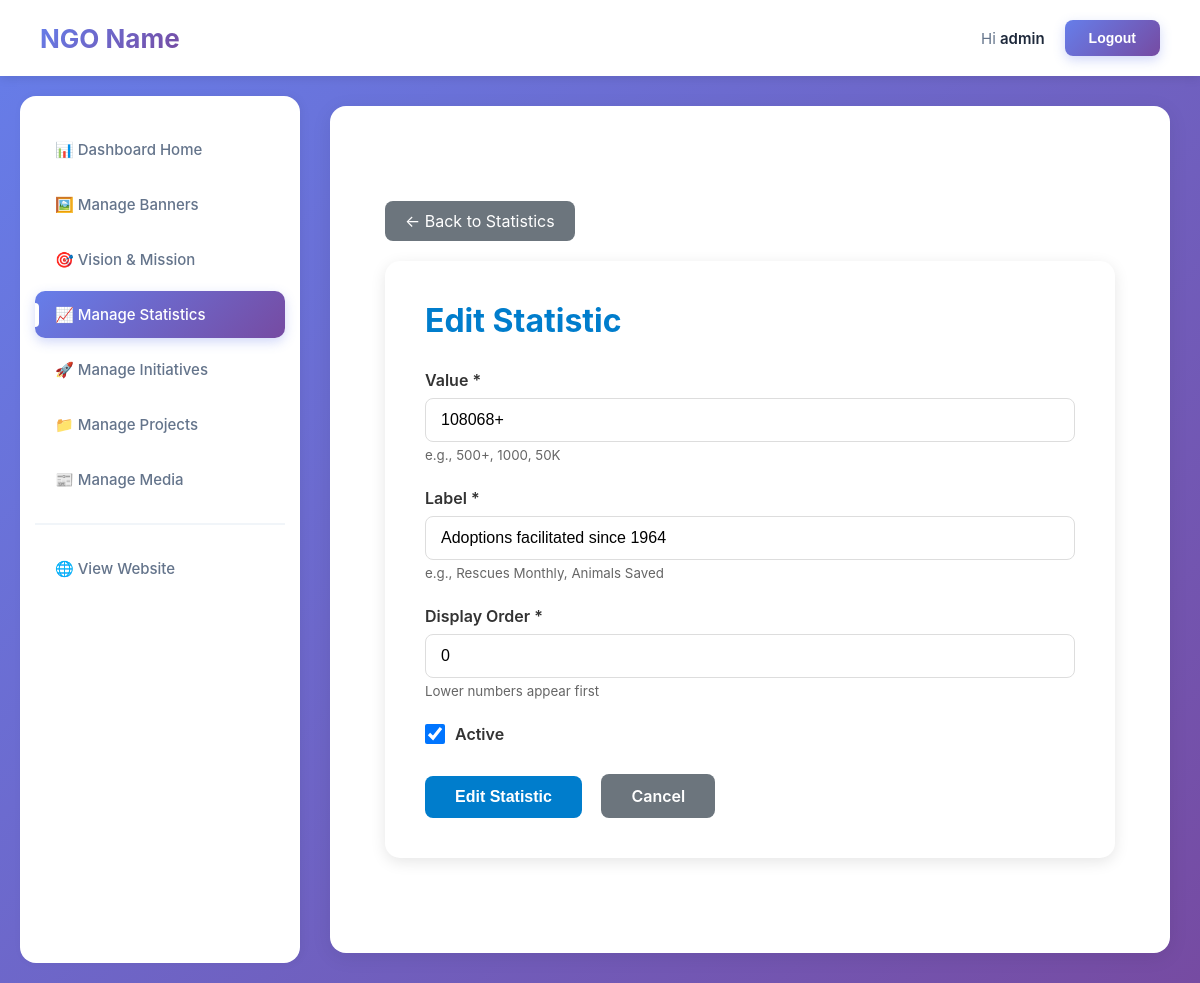
The app's page /dashboard/manage-statistic/edit/5/ (signed in) with its own data.
### Homepage/models.py (models this page shows, shortened)
class Statistic(models.Model):
    label = models.CharField(max_length=100, help_text="e.g., Rescues Monthly")
    value = models.CharField(max_length=50, help_text="e.g., 500+")
    order = models.IntegerField(default=0, help_text="Lower numbers appear first")
    status = models.BooleanField(default=True, help_text="Active/Inactive")
    created_at = models.DateTimeField(default=timezone.now, editable=False)
    updated_at = models.DateTimeField(auto_now=True)
    class Meta:
        ordering = ['order', '-created_at']
        verbose_name = "Statistic"
        verbose_name_plural = "Statistics"

### Homepage/views.py (the view)
# urls.py: path('dashboard/manage-statistic/edit/<int:pk>/', views.manage_statistic_edit, name='dashboard_manage_statistic_edit'),
@staff_member_required(login_url='/auth/login/')
def manage_statistic_edit(request, pk):
    statistic = get_object_or_404(Statistic, pk=pk)
    if request.method == 'POST':
        form = StatisticForm(request.POST, instance=statistic)
        if form.is_valid():
            form.save()
            messages.success(request, 'Statistic updated successfully!')
            return redirect('dashboard_manage_statistic')
        else:
            messages.error(request, 'Please correct the errors below.')
    else:
        form = StatisticForm(instance=statistic)
    return render(request, 'dashboard/statistic_form.html', {'form': form, 'action': 'Edit'})

### Homepage/forms.py
class StatisticForm(forms.ModelForm):
    class Meta:
        model = Statistic
        fields = ['label', 'value', 'order', 'status']
        widgets = {
            'label': forms.TextInput(attrs={
                'class': 'form-control',
                'placeholder': 'e.g., Rescues Monthly'
            }),
            'value': forms.TextInput(attrs={
                'class': 'form-control',
                'placeholder': 'e.g., 500+'
            }),
            'order': forms.NumberInput(attrs={
                'class': 'form-control',
                'placeholder': 'Display order'
            }),
            'status': forms.CheckboxInput(attrs={
                'class': 'form-check-input'
            }),
        }

### Homepage/templates/dashboard/statistic_form.html (shortened to what this page needs)
{% extends 'dashboard/base.html' %}
{% load static %}
{% block content %}
<div class="dashboard-container">
    <a href="{% url 'dashboard_manage_statistic' %}" class="btn-back">← Back to Statistics</a>
    <div class="form-container">
        <h1>{{ action }} Statistic</h1>
        <form method="post">
            <div class="form-group">
                <label for="{{ form.value.id_for_label }}">Value *</label>
                {{ form.value }}
                <small style="color: #666; display: block; margin-top: 5px;">e.g., 500+, 1000, 50K</small>
            </div>
            <div class="form-group">
                <label for="{{ form.label.id_for_label }}">Label *</label>
                {{ form.label }}
                <small style="color: #666; display: block; margin-top: 5px;">e.g., Rescues Monthly, Animals Saved</small>
            </div>
            <div class="form-group">
                <label for="{{ form.order.id_for_label }}">Display Order *</label>
                {{ form.order }}
                <small style="color: #666; display: block; margin-top: 5px;">Lower numbers appear first</small>
            </div>
            <div class="form-group">
                <div class="form-check">
                    {{ form.status }}
                    <label for="{{ form.status.id_for_label }}">Active</label>
                </div>
            </div>
            <div style="margin-top: 30px;">
                <button type="submit" class="btn-submit">{{ action }} Statistic</button>
                <a href="{% url 'dashboard_manage_statistic' %}" class="btn-cancel">Cancel</a>
            </div>
        </form>
    </div>
</div>
{% endblock %}

### Homepage/templates/dashboard/base.html (shortened to what this page needs)
<!DOCTYPE html>
<html lang="en">
<head>
</head>
<body>
    <header class="header">
        <h1>NGO Name</h1>
        <nav class="header-nav">
            <span>Hi <strong>{{ request.user.username }}</strong></span>
            <form action="{% url 'admin:logout' %}" method="post" style="display: inline;">
                <button type="submit" class="logout-button">Logout</button>
            </form>
        </nav>
    </header>
    <div class="container">
        <aside class="sidebar">
            <ul class="sidebar-nav">
                <li>
                    <a href="{% url 'dashboard_home' %}"
                       class="{% if request.resolver_match.url_name == 'dashboard_home' %}active{% endif %}">
                        📊 Dashboard Home
                    </a>
                </li>
                <li>
                    <a href="{% url 'dashboard_manage_slider' %}"
                       class="{% if 'slider' in request.resolver_match.url_name %}active{% endif %}">
                        🖼️ Manage Banners
                    </a>
                </li>
                <li>
                    <a href="{% url 'dashboard_manage_vision' %}"
                       class="{% if 'vision' in request.resolver_match.url_name %}active{% endif %}">
                        🎯 Vision & Mission
                    </a>
                </li>
                <li>
                    <a href="{% url 'dashboard_manage_statistic' %}"
                       class="{% if 'statistic' in request.resolver_match.url_name %}active{% endif %}">
                        📈 Manage Statistics
                    </a>
                </li>
                <li>
                    <a href="{% url 'dashboard_manage_initiative' %}"
                       class="{% if 'initiative' in request.resolver_match.url_name %}active{% endif %}">
                        🚀 Manage Initiatives
                    </a>
                </li>
                <li>
                    <a href="{% url 'dashboard_manage_project' %}"
                       class="{% if 'projects' in request.resolver_match.url_name %}active{% endif %}">
                        📁 Manage Projects
                    </a>
                </li>
                <li>
                    <a href="{% url 'dashboard_manage_media_home' %}"
                        class="">
                        📰 Manage Media
                    </a>
                </li>
                <li style="margin-top: 20px; padding-top: 20px; border-top: 2px solid #f1f5f9;">
                    <a href="{% url 'home' %}" target="_blank">
                        🌐 View Website
                    </a>
                </li>
            </ul>
        </aside>
        <main class="main-content">
            <div class="content-wrapper">
                {% block content %}{% endblock %}
            </div>
        </main>
    </div>
</body>
</html>

### Homepage/templates/dashboard/base.html (style rules this page uses)
* { margin: 0; padding: 0; box-sizing: border-box; }
body { font-family: -apple-system, BlinkMacSystemFont, "Segoe UI", Roboto, "Helvetica Neue", Arial, sans-serif; background: linear-gradient(135deg, #667eea 0%, #764ba2 100%); min-height: 100vh; color: #333; }
.header { display: flex; justify-content: space-between; align-items: center; padding: 20px 40px; background: white; box-shadow: 0 2px 10px rgba(0, 0, 0, 0.1); position: sticky; top: 0; z-index: 100; }
.header h1 { font-size: 26px; font-weight: 700; color: #1e293b; background: linear-gradient(135deg, #667eea, #764ba2); -webkit-background-clip: text; -webkit-text-fill-color: transparent; background-clip: text; }
.header-nav { display: flex; align-items: center; gap: 20px; color: #64748b; font-size: 15px; }
.header-nav strong { color: #1e293b; font-weight: 600; }
.logout-button { background: linear-gradient(135deg, #667eea, #764ba2); color: white; border: none; padding: 10px 24px; border-radius: 8px; font-weight: 600; font-size: 14px; cursor: pointer; transition: all 0.3s ease; box-shadow: 0 4px 12px rgba(102, 126, 234, 0.3); }
.container { display: flex; max-width: 1600px; margin: 0 auto; min-height: calc(100vh - 70px); }
.sidebar { width: 280px; background: white; padding: 30px 0; box-shadow: 2px 0 10px rgba(0, 0, 0, 0.05); margin: 20px 0 20px 20px; border-radius: 16px; }
.sidebar-nav { list-style: none; padding: 0 15px; }
.sidebar-nav li { margin-bottom: 8px; }
.sidebar-nav a { display: block; padding: 14px 20px; text-decoration: none; color: #64748b; font-size: 15px; font-weight: 500; border-radius: 10px; transition: all 0.3s ease; position: relative; }
.sidebar-nav a.active { background: linear-gradient(135deg, #667eea, #764ba2); color: white; box-shadow: 0 4px 12px rgba(102, 126, 234, 0.3); }
.sidebar-nav a.active::before { content: ''; position: absolute; left: 0; top: 50%; transform: translateY(-50%); width: 4px; height: 24px; background: white; border-radius: 0 4px 4px 0; }
.main-content { flex: 1; padding: 30px; background: transparent; }
.content-wrapper { background: white; padding: 35px; border-radius: 16px; box-shadow: 0 4px 20px rgba(0, 0, 0, 0.08); min-height: calc(100vh - 150px); }

### Homepage/templates/dashboard/statistic_form.html (style rules this page uses)
.dashboard-container { max-width: 800px; margin: 40px auto; padding: 20px; }
.btn-back { background: #6c757d; color: white; padding: 10px 20px; border-radius: 8px; text-decoration: none; margin-bottom: 20px; display: inline-block; }
.form-container { background: white; border-radius: 15px; padding: 40px; box-shadow: 0 4px 15px rgba(0,0,0,0.1); }
.form-container h1 { color: #007DCC; margin-bottom: 30px; }
.form-group { margin-bottom: 25px; }
.form-group label { display: block; margin-bottom: 8px; font-weight: 600; color: #333; }
.form-control { width: 100%; padding: 12px 15px; border: 1px solid #ddd; border-radius: 8px; font-size: 1rem; transition: border-color 0.3s ease; box-sizing: border-box; }
.form-check { display: flex; align-items: center; gap: 10px; }
.form-check-input { width: 20px; height: 20px; cursor: pointer; }
.form-check label { margin: 0; cursor: pointer; }
.btn-submit { background: #007DCC; color: white; padding: 12px 30px; border: none; border-radius: 8px; font-size: 1rem; font-weight: 600; cursor: pointer; transition: all 0.3s ease; }
.btn-cancel { background: #6c757d; color: white; padding: 12px 30px; border-radius: 8px; text-decoration: none; font-weight: 600; margin-left: 15px; display: inline-block; }

### records on screen
Statistic: value "108068+", label "Adoptions facilitated since 1964", order "0", status "☑"

### other values on screen
{{ request.user.username }} "admin"
{{ action }} "Edit"
